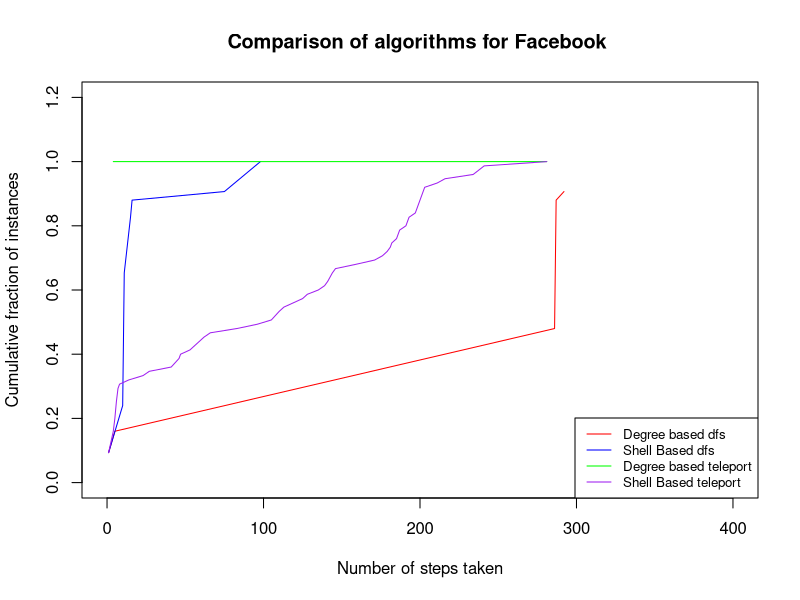

Generate this figure with R:
library(igraph)
library(ggplot2)

x_ <- c(1,5,286,287,292)
y_ <- c(0.09333333333,0.16, 0.48,0.88, 0.9066666667)

x <- c(1,
        10,
        11,
        15,
        16,
        75,
        98)
y <- c(0.09333333333,
        0.24,
        0.6533333333,
        0.8266666667,
        0.88,
        0.9066666667,
        1)
degree_ <- c(4,281
)
y1 <- c(
  1,1
)

shel <- c(1,
          4,
          5,
          6,
          7,
          8,
          14,
          23,
          27,
          41,
          46,
          47,
          53,
          56,
          62,
          66,
          83,
          96,
          105,
          110,
          113,
          119,
          125,
          128,
          135,
          139,
          141,
          144,
          146,
          159,
          171,
          176,
          179,
          181,
          182,
          185,
          187,
          191,
          192,
          193,
          197,
          198,
          199,
          202,
          203,
          211,
          216,
          234,
          241,
          281
          
)
y2 <- c(0.09333333333,
        0.16,
        0.2,
        0.2533333333,
        0.2933333333,
        0.3066666667,
        0.32,
        0.3333333333,
        0.3466666667,
        0.36,
        0.3866666667,
        0.4,
        0.4133333333,
        0.4266666667,
        0.4533333333,
        0.4666666667,
        0.48,
        0.4933333333,
        0.5066666667,
        0.5333333333,
        0.5466666667,
        0.56,
        0.5733333333,
        0.5866666667,
        0.6,
        0.6133333333,
        0.6266666667,
        0.6533333333,
        0.6666666667,
        0.68,
        0.6933333333,
        0.7066666667,
        0.72,
        0.7333333333,
        0.7466666667,
        0.76,
        0.7866666667,
        0.8,
        0.8133333333,
        0.8266666667,
        0.84,
        0.8533333333,
        0.8666666667,
        0.9066666667,
        0.92,
        0.9333333333,
        0.9466666667,
        0.96,
        0.9866666667,
        1
)

plot(x_,y_,type="l",col="red", xlim=c(0, 400), ylim = c(0, 1.2),  xlab="Number of steps taken",ylab="Cumulative fraction of instances", main = "Comparison of algorithms for Facebook ") + 
  lines(x,y,col="blue")+ lines(degree_,y1,col="green") + lines(shel,y2,col="purple")
legend("bottomright", legend=c("Degree based dfs", "Shell Based dfs", "Degree based teleport", "Shell Based teleport"),lty=1:1, cex=0.8 ,
       col=c("red", "blue", "green", "purple"))

